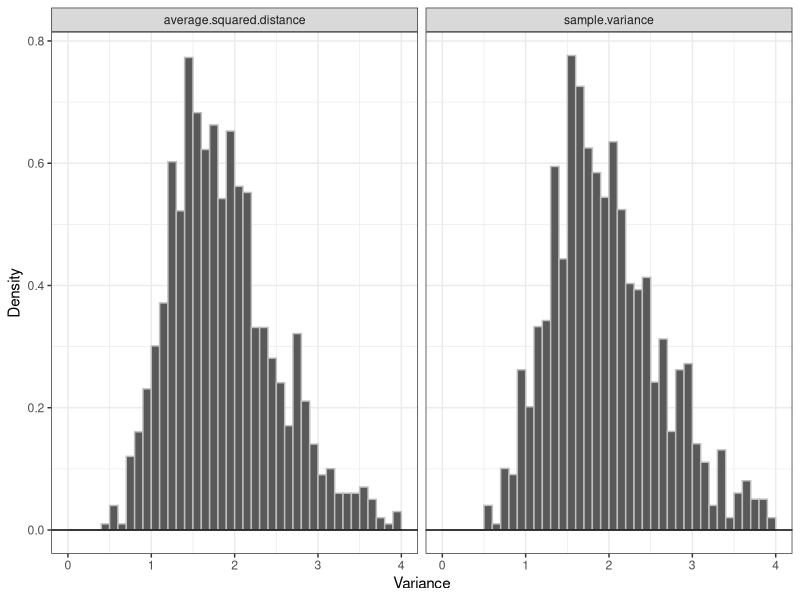
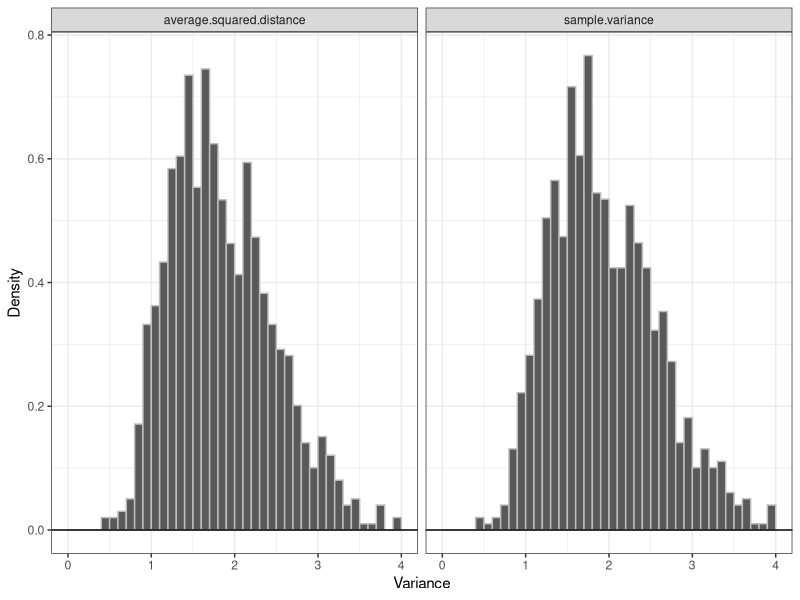
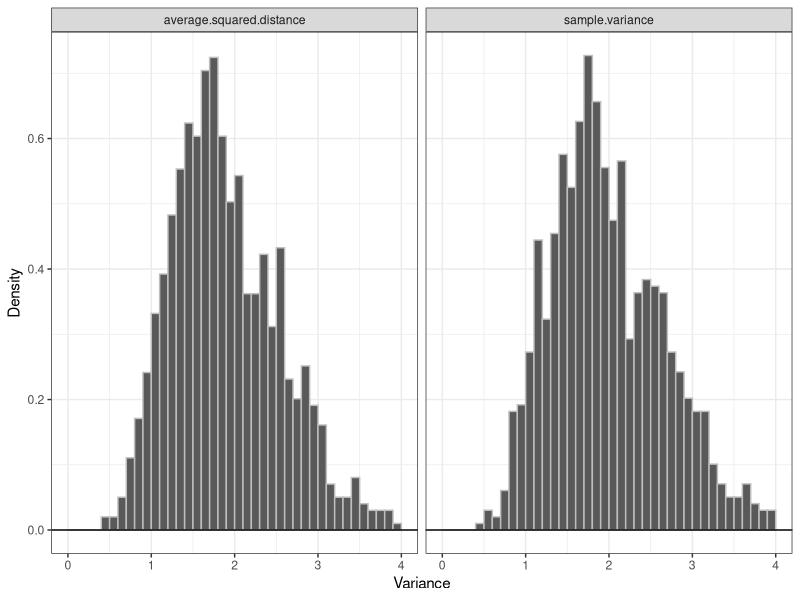
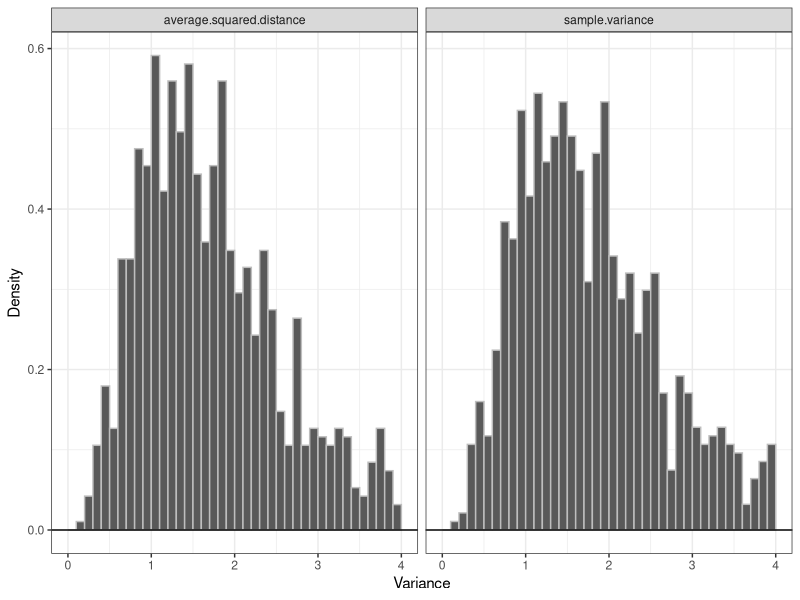
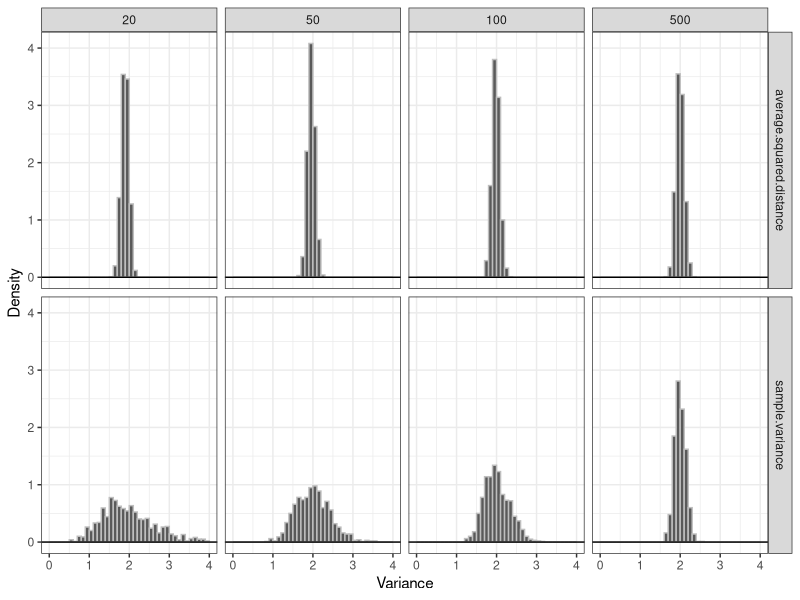
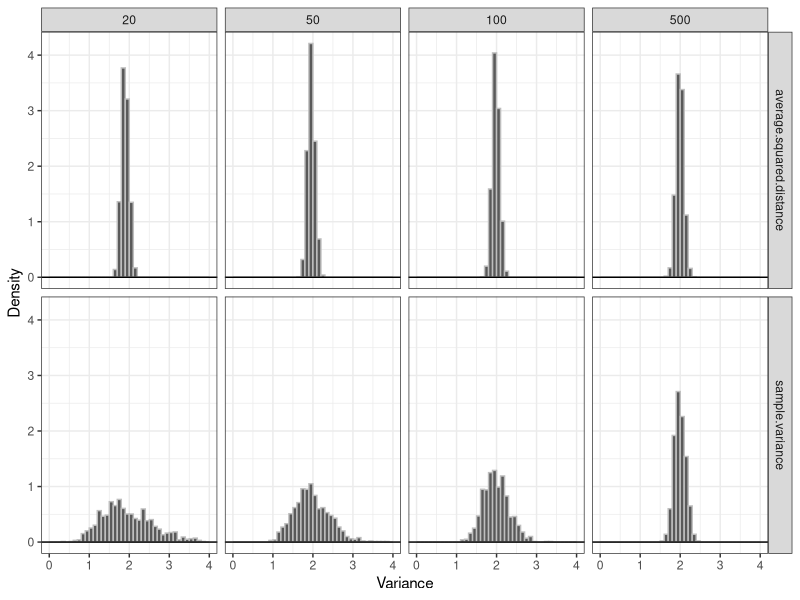
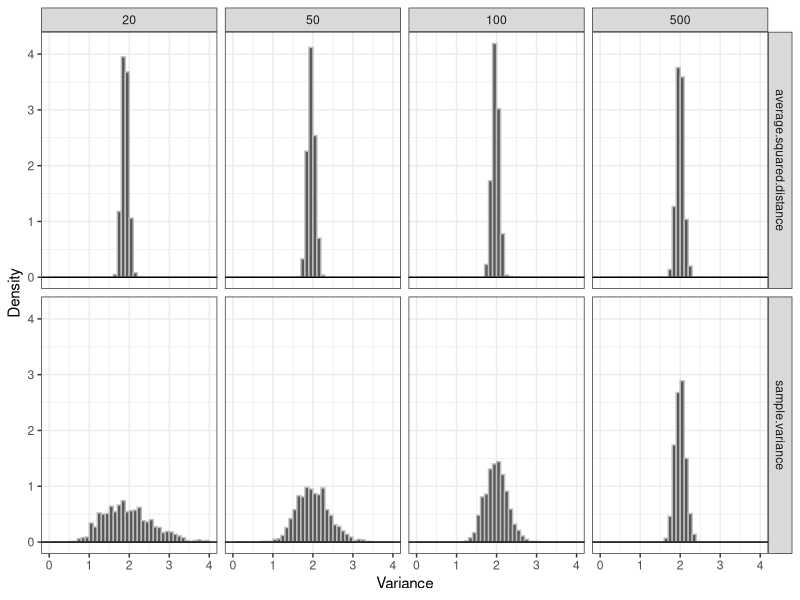
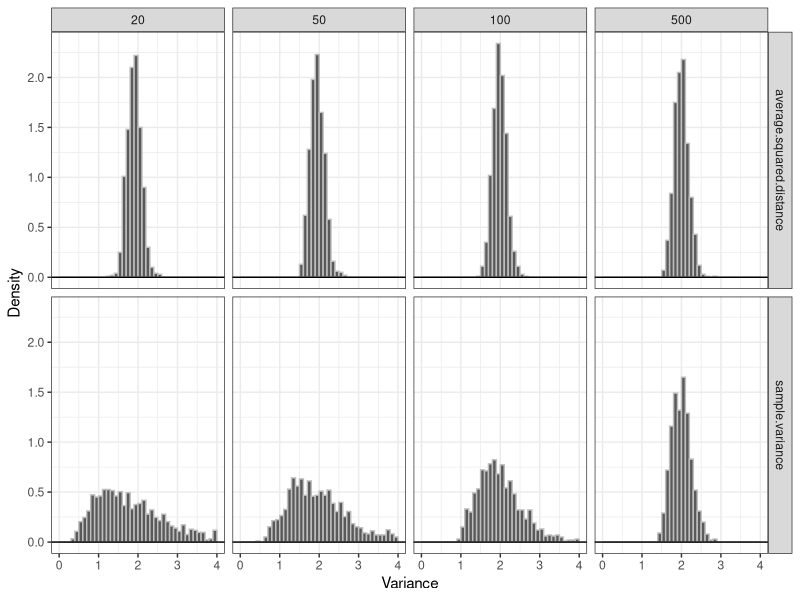

Recreate these plots in R, in order.
## ---- chunk 1
#| echo: false

default_chunk_hook  <- knitr::knit_hooks$get("chunk")

latex_font_size <- c("Huge", "huge", "LARGE", "Large", 
                     "large", "normalsize", "small", 
                     "footnotesize", "scriptsize", "tiny")

knitr::knit_hooks$set(chunk = function(x, options) {
  x <- default_chunk_hook(x, options)
  if(options$size %in% latex_font_size) {
    paste0("\n \\", options$size, "\n\n", 
      x, 
      "\n\n \\normalsize"
    )
  } else {
    x
  }
})
## ---- chunk 2
#| label: load-packages
#| include: false
library(tidyverse)
library(patchwork)
## ---- chunk 3
set.seed(7272)

#Poisson Distribution
  psv = c()
  pad = c()
for(i in 1:1000){
  x = rpois(20, 2)
  psv[i] = var(x)
  pad[i] = ((20-1)/20)*var(x)
}
mean(psv)
mean(pad)

#Binomial Distribution
  bsv = c()
  bad = c()
for(i in 1:1000){
  x = rbinom(20, 50, (5-sqrt(21))/10)
  bsv[i] = var(x)
  bad[i] = ((20-1)/20)*var(x)
}
mean(psv)
mean(pad)

#Normal Distribution
  nsv = c()
  nad = c()
for(i in 1:1000){
  x = rnorm(20, 0, sqrt(2))
  nsv[i] = var(x)
  nad[i] = ((20-1)/20)*var(x)
}
mean(nsv)
mean(nad)

#Exponential Distribution
  esv = c()
  ead = c()
for(i in 1:1000){
  x = rexp(20, 1/(sqrt(2)))
  esv[i] = var(x)
  ead[i] = ((20-1)/20)*var(x)
}
mean(esv)
mean(ead)
## ---- chunk 4
#| label: fig-poisson
#| fig-cap: "Poisson Variance Estimation."
#| fig-width: 5
#| fig-height: 3
#| scale: "80%"
#| fig-align: "center"
#| size: scriptsize

ggdat.p <- tibble(sample.variance = psv,
                average.squared.distance = pad) |>
 pivot_longer(everything(),
 names_to = "Estimator",
 values_to = "Estimate")
 
ggplot(ggdat.p) +
 geom_histogram(aes(x = Estimate, 
                    y = after_stat(density)),
                    breaks=seq(0,4,0.1), color="grey")+
 geom_hline(yintercept=0)+
 theme_bw() +
 labs(x= "Variance",
      y="Density") +
 facet_wrap(~Estimator)
## ---- chunk 5
P.Estimate.Summary = ggdat.p|>
  group_by(Estimator) |>
  summarize(
    Bias = mean(Estimate) - 2,
    Mean = mean(Estimate),
    Precision = 1/(var(Estimate)),
    MSE = Bias^2 + var(Estimate),
  )
## ---- chunk 6
#| label: tbl-Poisson
#| tbl-cap: "Poisson-Variance-Estimates."
#| tbl-align: "center"
P.Estimate.Summary |>
  knitr::kable(digits = 2)
## ---- chunk 7
#| label: fig-binomial
#| fig-cap: "Binomial Variance Estimation."
#| fig-width: 5
#| fig-height: 3
#| scale: "80%"
#| fig-align: "center"
#| size: scriptsize

ggdat.b <- tibble(sample.variance = bsv,
                average.squared.distance = bad) |>
 pivot_longer(everything(),
 names_to = "Estimator",
 values_to = "Estimate")
 
ggplot(ggdat.b) +
 geom_histogram(aes(x = Estimate, 
                    y = after_stat(density)),
                    breaks=seq(0,4,0.1), color="grey")+
 geom_hline(yintercept=0)+
 theme_bw() +
 labs(x= "Variance",
      y="Density") +
 facet_wrap(~Estimator)
## ---- chunk 8
B.Estimate.Summary = ggdat.b|>
  group_by(Estimator) |>
  summarize(
    Bias = mean(Estimate) - 2,
    Mean = mean(Estimate),
    Precision = 1/(var(Estimate)),
    MSE = Bias^2 + var(Estimate),
  )
## ---- chunk 9
#| label: tbl-Binomial
#| tbl-cap: "Binomial-Variance-Estimates."
#| tbl-align: "center"
B.Estimate.Summary |>
  knitr::kable(digits = 2)
## ---- chunk 10
#| label: fig-normal
#| fig-cap: "Normal Variance Estimation."
#| fig-width: 5
#| fig-height: 3
#| scale: "80%"
#| fig-align: "center"
#| size: scriptsize

ggdat.n <- tibble(sample.variance = nsv,
                average.squared.distance = nad) |>
 pivot_longer(everything(),
 names_to = "Estimator",
 values_to = "Estimate")
 
ggplot(ggdat.n) +
 geom_histogram(aes(x = Estimate, 
                    y = after_stat(density)),
                    breaks=seq(0,4,0.1), color="grey")+
 geom_hline(yintercept=0)+
 theme_bw() +
 labs(x= "Variance",
      y="Density") +
 facet_wrap(~Estimator)
## ---- chunk 11
N.Estimate.Summary = ggdat.n|>
  group_by(Estimator) |>
  summarize(
    Bias = mean(Estimate) - 2,
    Mean = mean(Estimate),
    Precision = 1/(var(Estimate)),
    MSE = Bias^2 + var(Estimate),
  )
## ---- chunk 12
#| label: tbl-Normal
#| tbl-cap: "Normal-Variance-Estimates."
#| tbl-align: "center"
N.Estimate.Summary |>
  knitr::kable(digits = 2)
## ---- chunk 13
#| label: fig-exponential
#| fig-cap: "Exponential Variance Estimation."
#| fig-width: 5
#| fig-height: 3
#| scale: "80%"
#| fig-align: "center"
#| size: scriptsize

ggdat.e <- tibble(sample.variance = esv,
                average.squared.distance = ead) |>
 pivot_longer(everything(),
 names_to = "Estimator",
 values_to = "Estimate")
 
ggplot(ggdat.e) +
 geom_histogram(aes(x = Estimate, 
                    y = after_stat(density)),
                    breaks=seq(0,4,0.1), color="grey")+
 geom_hline(yintercept=0)+
 theme_bw() +
 labs(x= "Variance",
      y="Density") +
 facet_wrap(~Estimator)
## ---- chunk 14
E.Estimate.Summary = ggdat.e|>
  group_by(Estimator) |>
  summarize(
    Bias = mean(Estimate) - 2,
    Mean = mean(Estimate),
    Precision = 1/(var(Estimate)),
    MSE = Bias^2 + var(Estimate),
  )
## ---- chunk 15
#| label: tbl-Exponential
#| tbl-cap: "Exponential-Variance-Estimates."
#| tbl-align: "center"
E.Estimate.Summary |>
  knitr::kable(digits = 2)
## ---- chunk 16
set.seed(7272)

#Poisson Distribution
  psv = function(n) {
    psv_vals = numeric(1000)
    for (i in 1:1000) {
      x = rpois(n, 2)
      psv_vals[i] = var(x)
    }
    
    return(psv_vals)
  }

  pad = function(n) {
    pad_vals = numeric(1000)
    for (i in 1:1000) {
      x = rpois(n, 2)
      pad_vals[i] = ((n-1)/n)*var(x)
    }
    
    return(pad_vals)
  }

#Binomial Distribution
  bsv = function(n) {
    bsv_vals = numeric(1000)
    for (i in 1:1000) {
      x = rbinom(n, 50, (5-sqrt(21))/10)
      bsv_vals[i] = var(x)
    }
    
    return(bsv_vals)
  }

  bad = function(n) {
    bad_vals = numeric(1000)
    for (i in 1:1000) {
      x = rbinom(n, 50, (5-sqrt(21))/10)
      bad_vals[i] = ((n-1)/n)*var(x)
    }
    
    return(bad_vals)
  }

#Normal Distribution

  nsv = function(n) {
    nsv_vals = numeric(1000)
    for (i in 1:1000) {
      x =  rnorm(n, 0, sqrt(2))
      nsv_vals[i] = var(x)
    }
    
    return(nsv_vals)
  }

  nad = function(n) {
    nad_vals = numeric(1000)
    for (i in 1:1000) {
      x =  rnorm(n, 0, sqrt(2))
      nad_vals[i] = ((n-1)/n)*var(x)
    }
    
    return(nad_vals)
  }

#Exponential Distribution
  esv = function(n) {
    esv_vals = numeric(1000)
    for (i in 1:1000) {
      x =  rexp(n, 1/(sqrt(2)))
      esv_vals[i] = var(x)
    }
    
    return(esv_vals)
  }

  ead = function(n) {
    ead_vals = numeric(1000)
    for (i in 1:1000) {
      x =  rexp(n, 1/(sqrt(2)))
      ead_vals[i] = ((n-1)/n)*var(x)
    }
    
    return(ead_vals)
  }
## ---- chunk 17
#| label: fig-poisson2
#| fig-cap: "Poisson Variance Estimation."
#| fig-width: 12
#| fig-height: 6
#| scale: "80%"
#| fig-align: "center"
#| size: scriptsize

n_values <- c(20, 50, 100, 500)

ggdat.p <- lapply(n_values, function(n) {
  tibble(
    n = n,
    sample.variance = psv(n),
    average.squared.distance = pad(n)
  )
}) |>
  bind_rows() |>
  pivot_longer(
    cols = c(sample.variance, average.squared.distance),
    names_to = "Estimator",
    values_to = "Estimate"
  )

ggplot(ggdat.p) +
  geom_histogram(
    aes(x = Estimate, y = after_stat(density)),
    breaks = seq(0, 4, 0.1),
    color = "grey"
  ) +
  geom_hline(yintercept = 0) +
  theme_bw() +
  labs(x = "Variance", y = "Density") +
  facet_grid(Estimator ~ n)
## ---- chunk 18
P.Estimate.Summary = ggdat.p|>
  group_by(n, Estimator) |>
  summarize(
    Bias = mean(Estimate) - 2,
    Mean = mean(Estimate),
    Variance = var(Estimate),
    Precision = 1/(var(Estimate)),
    MSE = Bias^2 + var(Estimate),
  )
## ---- chunk 19
#| label: tbl-Poisson2
#| tbl-cap: "Poisson-Variance-Estimates."
#| tbl-align: "center"
P.Estimate.Summary |>
  knitr::kable(digits = 2)
## ---- chunk 20
#| label: fig-binomial2
#| fig-cap: "Binomial Variance Estimation."
#| fig-width: 12
#| fig-height: 6
#| scale: "80%"
#| fig-align: "center"
#| size: scriptsize

n_values = c(20, 50, 100, 500)

ggdat.b = lapply(n_values, function(n) {
  tibble(
    n = n,
    sample.variance = bsv(n),
    average.squared.distance = bad(n)
  )
}) |>
  bind_rows() |>
  pivot_longer(
    cols = c(sample.variance, average.squared.distance),
    names_to = "Estimator",
    values_to = "Estimate"
  )

ggplot(ggdat.b) +
  geom_histogram(
    aes(x = Estimate, y = after_stat(density)),
    breaks = seq(0, 4, 0.1),
    color = "grey"
  ) +
  geom_hline(yintercept = 0) +
  theme_bw() +
  labs(x = "Variance", y = "Density") +
  facet_grid(Estimator ~ n)
## ---- chunk 21
B.Estimate.Summary = ggdat.b|>
  group_by(n, Estimator) |>
  summarize(
    Bias = mean(Estimate) - 2,
    Mean = mean(Estimate),
    Variance = var(Estimate),
    Precision = 1/(var(Estimate)),
    MSE = Bias^2 + var(Estimate),
  )
## ---- chunk 22
#| label: tbl-Binomial2
#| tbl-cap: "Binomial-Variance-Estimates."
#| tbl-align: "center"
B.Estimate.Summary |>
  knitr::kable(digits = 2)
## ---- chunk 23
#| label: fig-normal2
#| fig-cap: "Normal Variance Estimation."
#| fig-width: 12
#| fig-height: 6
#| scale: "80%"
#| fig-align: "center"
#| size: scriptsize

n_values = c(20, 50, 100, 500)

ggdat.n = lapply(n_values, function(n) {
  tibble(
    n = n,
    sample.variance = nsv(n),
    average.squared.distance = nad(n)
  )
}) |>
  bind_rows() |>
  pivot_longer(
    cols = c(sample.variance, average.squared.distance),
    names_to = "Estimator",
    values_to = "Estimate"
  )

ggplot(ggdat.n) +
  geom_histogram(
    aes(x = Estimate, y = after_stat(density)),
    breaks = seq(0, 4, 0.1),
    color = "grey"
  ) +
  geom_hline(yintercept = 0) +
  theme_bw() +
  labs(x = "Variance", y = "Density") +
  facet_grid(Estimator ~ n)
## ---- chunk 24
N.Estimate.Summary = ggdat.n|>
  group_by(n, Estimator) |>
  summarize(
    Bias = mean(Estimate) - 2,
    Mean = mean(Estimate),
    Variance = var(Estimate),
    Precision = 1/(var(Estimate)),
    MSE = Bias^2 + var(Estimate),
  )
## ---- chunk 25
#| label: tbl-Normal2
#| tbl-cap: "Normal-Variance-Estimates."
#| tbl-align: "center"
N.Estimate.Summary |>
  knitr::kable(digits = 2)
## ---- chunk 26
#| label: fig-exponential2
#| fig-cap: "Exponential Variance Estimation."
#| fig-width: 12
#| fig-height: 6
#| scale: "80%"
#| fig-align: "center"
#| size: scriptsize

n_values = c(20, 50, 100, 500)

ggdat.e = lapply(n_values, function(n) {
  tibble(
    n = n,
    sample.variance = esv(n),
    average.squared.distance = ead(n)
  )
}) |>
  bind_rows() |>
  pivot_longer(
    cols = c(sample.variance, average.squared.distance),
    names_to = "Estimator",
    values_to = "Estimate"
  )

ggplot(ggdat.e) +
  geom_histogram(
    aes(x = Estimate, y = after_stat(density)),
    breaks = seq(0, 4, 0.1),
    color = "grey"
  ) +
  geom_hline(yintercept = 0) +
  theme_bw() +
  labs(x = "Variance", y = "Density") +
  facet_grid(Estimator ~ n)
## ---- chunk 27
E.Estimate.Summary = ggdat.e|>
  group_by(n, Estimator) |>
  summarize(
    Bias = mean(Estimate) - 2,
    Mean = mean(Estimate),
    Variance = var(Estimate),
    Precision = 1/(var(Estimate)),
    MSE = Bias^2 + var(Estimate),
  )
## ---- chunk 28
#| label: tbl-Exponential2
#| tbl-cap: "Exponential-Variance-Estimates."
#| tbl-align: "center"
E.Estimate.Summary |>
  knitr::kable(digits = 2)
## ---- chunk 29
#| label: fig-poisson3
#| fig-cap: "Poisson Density Plot Variance Estimation."
#| fig-width: 12
#| fig-height: 6
#| scale: "80%"
#| fig-align: "center"
#| size: scriptsize

set.seed(7272)
library(ggridges)

ggplot(ggdat.p) +
geom_density_ridges(aes(x = Estimate, y=0, color=`Estimator`), fill=NA) +
geom_hline(yintercept = 0) +
ggtitle("Poisson") +
# lets each facet panel have its own x and y axes instead of forcing them to share the same range
facet_wrap(~ n, scales = "free") +
ylab("Density") +
theme_bw()

## ---- chunk 30
#| label: fig-binomial3
#| fig-cap: "Binomial Density Plot Variance Estimation."
#| fig-width: 12
#| fig-height: 6
#| scale: "80%"
#| fig-align: "center"
#| size: scriptsize

set.seed(7272)

ggplot(ggdat.b) +
geom_density_ridges(aes(x = Estimate, y=0, color=`Estimator`), fill=NA) +
geom_hline(yintercept = 0) +
ggtitle("Binomial") +
# lets each facet panel have its own x and y axes instead of forcing them to share the same range
facet_wrap(~ n, scales = "free") +
ylab("Density") +
theme_bw()

## ---- chunk 31
#| label: fig-normal3
#| fig-cap: "Normal Density Plot Variance Estimation."
#| fig-width: 12
#| fig-height: 6
#| scale: "80%"
#| fig-align: "center"
#| size: scriptsize

set.seed(7272)

ggplot(ggdat.n) +
geom_density_ridges(aes(x = Estimate, y=0, color=`Estimator`), fill=NA) +
geom_hline(yintercept = 0) +
ggtitle("Normal") +
# lets each facet panel have its own x and y axes instead of forcing them to share the same range
facet_wrap(~ n, scales = "free") +
ylab("Density") +
theme_bw()

## ---- chunk 32
#| label: fig-exponential3
#| fig-cap: "Exponential Density Plot Variance Estimation."
#| fig-width: 12
#| fig-height: 6
#| scale: "80%"
#| fig-align: "center"
#| size: scriptsize

set.seed(7272)

ggplot(ggdat.e) +
geom_density_ridges(aes(x = Estimate, y=0, color=`Estimator`), fill=NA) +
geom_hline(yintercept = 0) +
ggtitle("Exponential") +
# lets each facet panel have its own x and y axes instead of forcing them to share the same range
facet_wrap(~ n, scales = "free") +
ylab("Density") +
theme_bw()

## ---- chunk 33
set.seed(7272)

n.values = c(20, 50, 100, 500)

# poisson
 pois.sample = list()
 psv_b = list()
 pad_b = list()
 psv = rep(NA, 1000)
 pad = rep(NA, 1000)
 
for(n in n.values){
# take 1 random sample of different sizes
  pois.sample[[as.character(n)]] <- rpois(n = n, lambda = 2)
  for(i in 1:1000){
    curr.sample = sample(pois.sample[[as.character(n)]], size = n, replace = TRUE)
    x_bar = mean(curr.sample)
    psv[i] = sum((curr.sample - x_bar)^2) / (n - 1)
    pad[i] = sum((curr.sample - x_bar)^2) / n
  }
  psv_b[[as.character(n)]] = psv
  pad_b[[as.character(n)]] = pad
}
## ---- chunk 34
#| label: fig-poisson-bootstrap
#| fig-cap: "Poisson Density Plot Variance Estimation with Bootstrapping."
#| fig-width: 12
#| fig-height: 6
#| scale: "80%"
#| fig-align: "center"
#| size: scriptsize

set.seed(7272)

ggdat.pb <- tibble(
Estimator = rep(c("psv", "pad"), each = 1000, times = 4),
n = factor(rep(c("n=20", "n=50", "n=100", "n=500"), each = 2000),
levels = c("n=20", "n=50", "n=100", "n=500")),
Estimate = c(psv_b[["20"]], pad_b[["20"]],
psv_b[["50"]], pad_b[["50"]],
psv_b[["100"]], pad_b[["100"]],
psv_b[["500"]], pad_b[["500"]])
)

ggplot(ggdat.pb) +
geom_density_ridges(aes(x = Estimate, y=0, color=`Estimator`), fill=NA) +
geom_hline(yintercept = 0) +
ggtitle("Poisson") +
# lets each facet panel have its own x and y axes instead of forcing them to share the same range
facet_wrap(~ n, scales = "free") +
ylab("Density") +
theme_bw()
